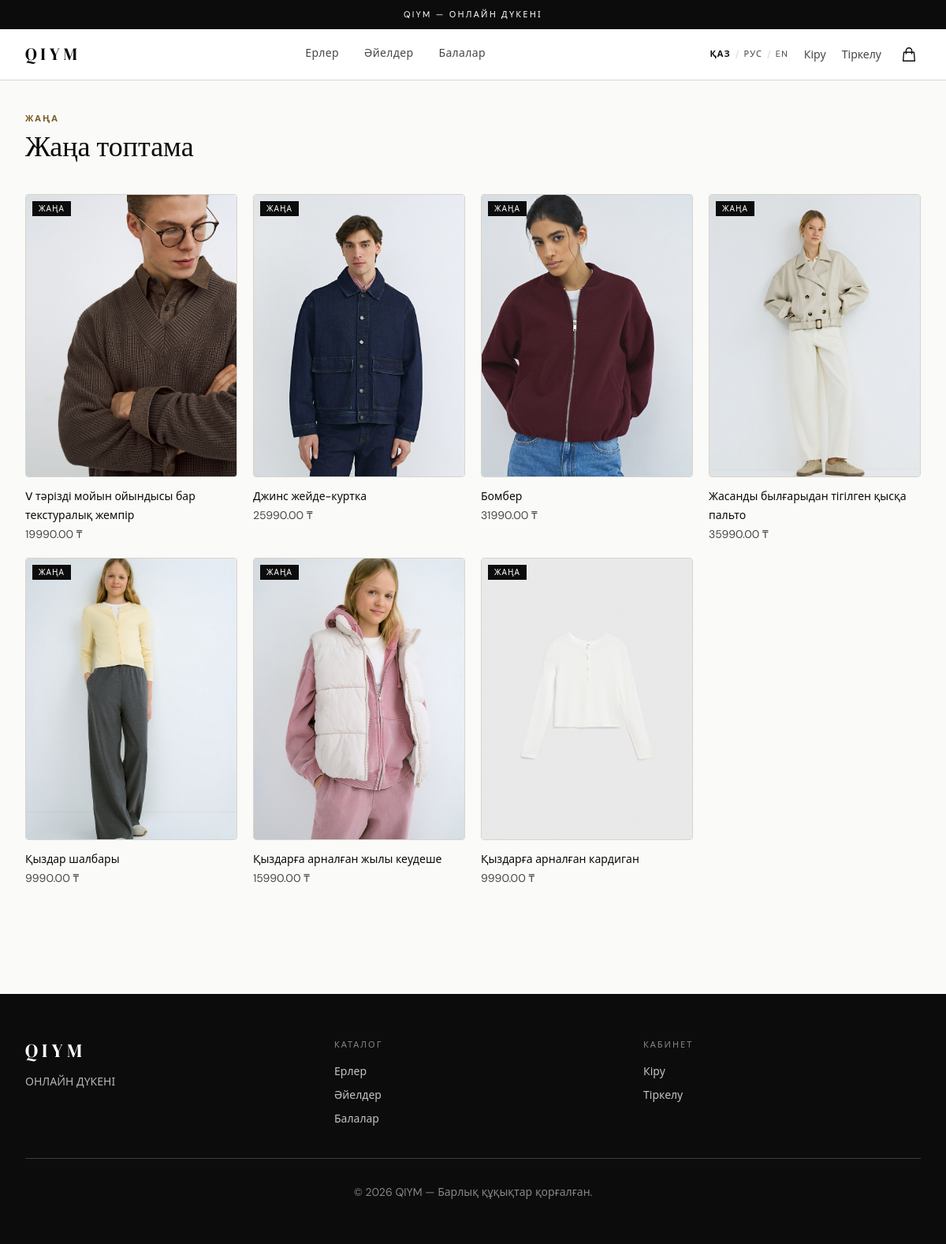
Screenshot of /collection/new/ with the database file from the repository.
### shop/models.py (models this page shows, shortened)
class Category(models.Model):
    name = models.CharField(max_length=50, verbose_name="Атауы")
    slug = models.SlugField(unique=True, verbose_name="Сілтеме")
    class Meta:
        verbose_name = "Санат"
        verbose_name_plural = "Санаттар"

class Product(models.Model):
    category = models.ForeignKey(Category, on_delete=models.CASCADE, related_name='products', verbose_name="Санаты")
    name = models.CharField(max_length=200, verbose_name="Атауы")
    description = models.TextField(verbose_name="Сипаттамасы")
    price = models.DecimalField(max_digits=10, decimal_places=2, verbose_name="Бағасы")
    image = models.ImageField(upload_to='products/', verbose_name="Суреті")
    is_new_collection = models.BooleanField(default=False, verbose_name="Жаңа топтама")
    created_at = models.DateTimeField(auto_now_add=True)
    updated_at = models.DateTimeField(auto_now=True)
    class Meta:
        verbose_name = "Киім"
        verbose_name_plural = "Киімдер"

### shop/views.py (the view)
# urls.py: path('collection/new/', views.new_collection, name='new_collection'),
def new_collection(request):
    products = Product.objects.filter(is_new_collection=True)
    context = {
        'products': products,
    }
    return render(request, 'shop/new_collection.html', context)

### shop/context_processors.py (called while the page is built)
def site_context(request):
    categories = Category.objects.all()
    banners = Banner.objects.filter(is_active=True)
    return {
        'categories': categories,
        'banners': banners,
        'current_language': get_language(),
    }

### shop/json_translations.py (called while the page is built)
def _load():
    if _cache:
        return
    base = os.path.join(os.path.dirname(os.path.dirname(__file__)), 'translations')
    for lang in ('kk', 'en', 'ru'):
        with open(os.path.join(base, f'{lang}.json'), encoding='utf-8') as f:
            _cache[lang] = json.load(f)

def t(key, **kwargs):
    _load()
    lang = (get_language() or 'kk')[:2]
    if lang not in _cache:
        lang = 'kk'
    value = _cache[lang].get(key) or _cache['kk'].get(key, key)
    return value.format(**kwargs) if kwargs else value

### shop/templatetags/i18n_tags.py (called while the page is built)
@register.simple_tag
def translate(key, **kwargs):
    return _t(key, **kwargs)

### templates/shop/new_collection.html (shortened to what this page needs)
{% extends 'shop/base.html' %}
{% load static %}
{% load i18n_tags %}
{% block content %}
<div class="max-w-7xl mx-auto px-4 lg:px-8 py-10">
    <div class="mb-10">
        <p class="text-[11px] uppercase tracking-[0.18em] text-q-gold font-semibold mb-2">{% translate "new_collection.new_badge" %}</p>
        <h1 class="font-serif text-4xl text-q-black">{% translate "new_collection.heading" %}</h1>
    </div>
    {% if products %}
    <div class="grid grid-cols-2 md:grid-cols-3 lg:grid-cols-4 gap-5">
        {% for product in products %}
        <div class="product-card group">
            <div class="overflow-hidden rounded bg-white border border-q-border aspect-[3/4] relative">
                <a href="{% url 'product_detail' product.pk %}">
                    <img src="{{ product.image.url }}" alt="{{ product.name }}"
                         class="product-img w-full h-full object-cover">
                </a>
                <span class="absolute top-2 left-2 bg-q-black text-white text-[10px] px-2 py-0.5 tracking-widest uppercase">{% translate "new_collection.new_badge" %}</span>
            </div>
            <div class="pt-3">
                <a href="{% url 'product_detail' product.pk %}"
                   class="text-sm font-medium text-q-black hover:text-q-gold transition-colors">{{ product.name }}</a>
                <p class="text-sm text-q-gray mt-0.5">{{ product.price }} ₸</p>
            </div>
        </div>
        {% endfor %}
    </div>
    {% else %}
    <div class="text-center py-24">
        <p class="font-serif text-2xl text-q-gray">{% translate "new_collection.empty" %}</p>
    </div>
    {% endif %}
</div>
{% endblock %}

### templates/shop/base.html (shortened to what this page needs)
{% load i18n_tags %}
<!DOCTYPE html>
<html lang="{{ current_language }}">
<head>
    <link rel="stylesheet" href="https://cdn.jsdelivr.net/npm/swiper@11/swiper-bundle.min.css" />
    <script src="https://cdn.tailwindcss.com"></script>
</head>
<body class="bg-q-cream font-sans flex flex-col min-h-screen text-q-black">
    <div class="bg-q-black text-white text-center py-2.5 text-[11px] tracking-[0.2em] uppercase select-none">
        QIYM — {% translate "nav.site_subtitle" %}
    </div>
    <header class="bg-white border-b border-q-border sticky top-0 z-50">
        <div class="max-w-7xl mx-auto px-4 lg:px-8">
            <div class="flex items-center justify-between h-16">
                <a href="{% url 'home' %}" class="flex-shrink-0 group">
                    <span class="font-serif text-[22px] tracking-[0.22em] text-q-black group-hover:text-q-gold transition-colors duration-200">QIYM</span>
                </a>
                <nav class="hidden md:flex items-center gap-8">
                    {% for category in categories %}
                        <a href="{% url 'home' %}?category={{ category.slug }}"
                           class="nav-link relative text-sm tracking-wide pb-1 transition-colors duration-200
                                  {% if selected_category == category.slug %}text-q-black font-medium active{% else %}text-q-gray hover:text-q-black{% endif %}">
                            {{ category.name }}
                        </a>
                    {% endfor %}
                </nav>
                <div class="flex items-center gap-5">
                    <form method="post" action="{% url 'set_language' %}" class="hidden lg:flex items-center gap-1">
                        <button name="language" value="kk"
                                class="text-[11px] tracking-widest uppercase py-0.5 transition-colors
                                       {% if current_language == 'kk' %}text-q-black font-semibold{% else %}text-q-gray hover:text-q-black{% endif %}">ҚАЗ</button>
                        <span class="text-q-border text-xs mx-0.5">/</span>
                        <button name="language" value="ru"
                                class="text-[11px] tracking-widest uppercase py-0.5 transition-colors
                                       {% if current_language == 'ru' %}text-q-black font-semibold{% else %}text-q-gray hover:text-q-black{% endif %}">РУС</button>
                        <span class="text-q-border text-xs mx-0.5">/</span>
                        <button name="language" value="en"
                                class="text-[11px] tracking-widest uppercase py-0.5 transition-colors
                                       {% if current_language == 'en' %}text-q-black font-semibold{% else %}text-q-gray hover:text-q-black{% endif %}">EN</button>
                    </form>
                    {% if user.is_authenticated %}
                        <a href="{% url 'profile' %}" class="hidden md:block text-sm text-q-gray hover:text-q-black transition-colors">{% translate "nav.cabinet" %}</a>
                        <a href="{% url 'logout' %}" class="hidden md:block text-sm text-q-gray hover:text-q-black transition-colors">{% translate "nav.logout" %}</a>
                    {% else %}
                        <a href="{% url 'login' %}" class="hidden md:block text-sm text-q-gray hover:text-q-black transition-colors">{% translate "nav.login" %}</a>
                        <a href="{% url 'signup' %}" class="hidden md:block text-sm text-q-gray hover:text-q-black transition-colors">{% translate "nav.signup" %}</a>
                    {% endif %}
                    <a href="{% url 'cart_detail' %}" class="relative p-1 text-q-black hover:opacity-60 transition-opacity">
                        <svg xmlns="http://www.w3.org/2000/svg" class="h-[22px] w-[22px]" fill="none" viewBox="0 0 24 24" stroke="currentColor" stroke-width="1.5">
                            <path stroke-linecap="round" stroke-linejoin="round" d="M16 11V7a4 4 0 00-8 0v4M5 9h14l1 12H4L5 9z" />
                        </svg>
                    </a>
                </div>
            </div>
        </div>
    </header>
    <main class="flex-grow w-full">
        {% block content %}{% endblock %}
    </main>
    <footer class="bg-q-black text-white mt-24">
        <div class="max-w-7xl mx-auto px-4 lg:px-8 py-14">
            <div class="grid grid-cols-1 md:grid-cols-3 gap-10 pb-10 border-b border-white/20">
                <div>
                    <span class="font-serif text-2xl tracking-[0.22em]">QIYM</span>
                    <p class="text-white/70 text-sm mt-3 leading-relaxed">{% translate "nav.site_subtitle" %}</p>
                </div>
                <div>
                    <p class="text-[11px] uppercase tracking-[0.18em] text-white/50 mb-4">Каталог</p>
                    <div class="flex flex-col gap-2.5">
                        {% for category in categories %}
                            <a href="{% url 'home' %}?category={{ category.slug }}" class="text-sm text-white/75 hover:text-white transition-colors">{{ category.name }}</a>
                        {% endfor %}
                    </div>
                </div>
                <div>
                    <p class="text-[11px] uppercase tracking-[0.18em] text-white/50 mb-4">{% translate "nav.cabinet" %}</p>
                    <div class="flex flex-col gap-2.5">
                        {% if user.is_authenticated %}
                            <a href="{% url 'profile' %}" class="text-sm text-white/75 hover:text-white transition-colors">{% translate "nav.cabinet" %}</a>
                            <a href="{% url 'cart_detail' %}" class="text-sm text-white/75 hover:text-white transition-colors">{% translate "cart.title" %}</a>
                            <a href="{% url 'logout' %}" class="text-sm text-white/75 hover:text-white transition-colors">{% translate "nav.logout" %}</a>
                        {% else %}
                            <a href="{% url 'login' %}" class="text-sm text-white/75 hover:text-white transition-colors">{% translate "nav.login" %}</a>
                            <a href="{% url 'signup' %}" class="text-sm text-white/75 hover:text-white transition-colors">{% translate "nav.signup" %}</a>
                        {% endif %}
                    </div>
                </div>
            </div>
            <p class="text-white/50 text-sm text-center pt-8">&copy; 2026 QIYM — {% translate "nav.footer" %}</p>
        </div>
    </footer>
</body>
</html>

### templates/shop/base.html (style rules this page uses)
body { font-family: 'DM Sans', system-ui, sans-serif; }
.nav-link::after { content: ''; position: absolute; bottom: -4px; left: 0; width: 0; height: 1px; background: #0C0C0C; transition: width 0.25s ease; }
.product-img { transition: transform 0.5s ease; }

### rows the page displays
Category: name "Ерлер"
Category: name "Әйелдер"
Category: name "Балалар"
Product: image (picture), name "V тәрізді мойын ойындысы бар текстуралық жемпір", price "19990.00"
Product: image (picture), name "Джинс жейде-куртка", price "25990.00"
Product: image (picture), name "Бомбер", price "31990.00"
Product: image (picture), name "Жасанды былғарыдан тігілген қысқа пальто", price "35990.00"
Product: image (picture), name "Қыздар шалбары", price "9990.00"
Product: image (picture), name "Қыздарға арналған жылы кеудеше", price "15990.00"
Product: image (picture), name "Қыздарға арналған кардиган", price "9990.00"
